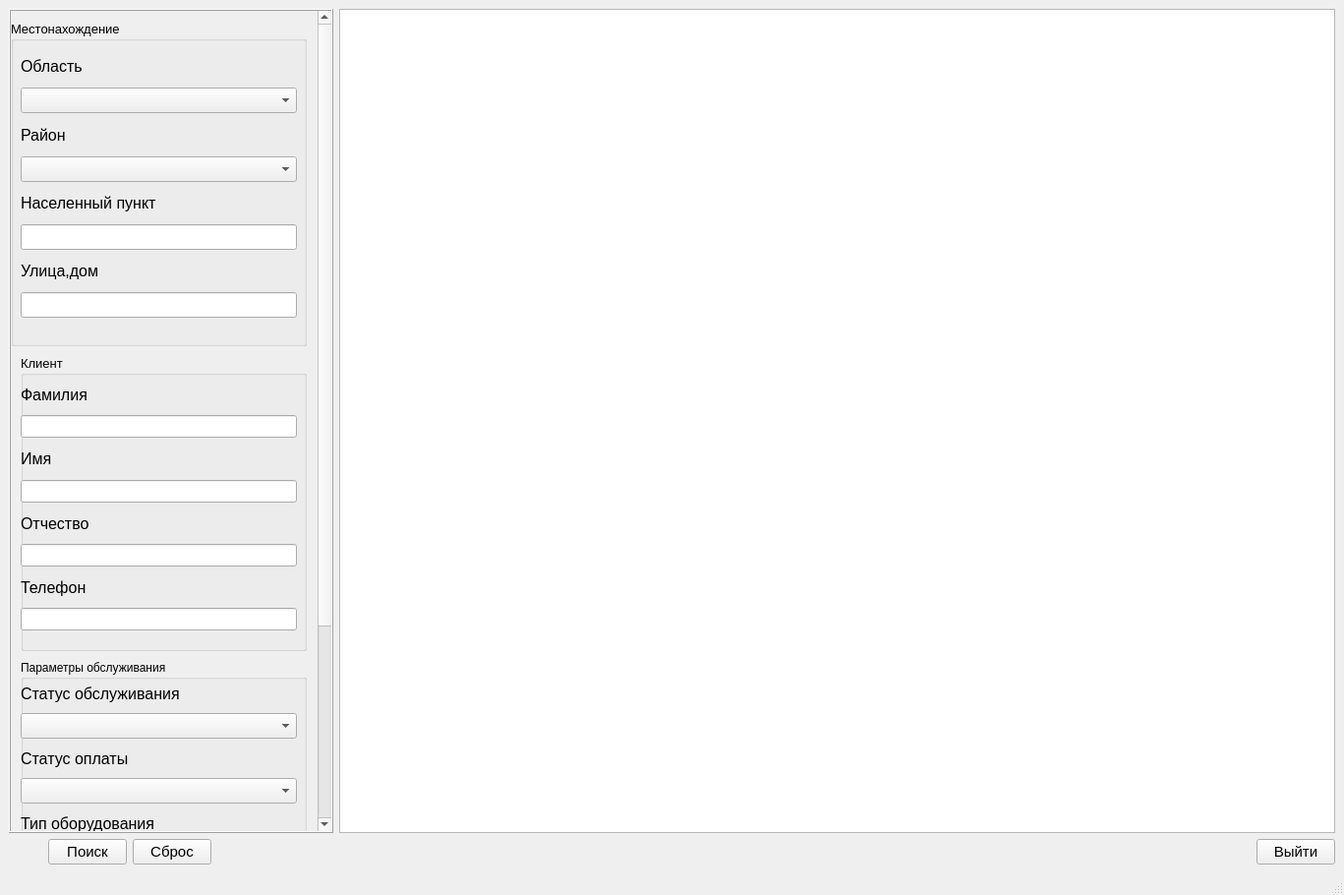
<?xml version="1.0" encoding="UTF-8"?>
<ui version="4.0">
 <class>service</class>
 <widget class="QMainWindow" name="service">
  <property name="geometry">
   <rect>
    <x>0</x>
    <y>0</y>
    <width>1367</width>
    <height>910</height>
   </rect>
  </property>
  <property name="windowTitle">
   <string>Обслуживание клиентов</string>
  </property>
  <widget class="QWidget" name="centralwidget">
   <layout class="QVBoxLayout" name="verticalLayout_5">
    <item>
     <layout class="QHBoxLayout" name="horizontalLayout_3">
      <item>
       <layout class="QVBoxLayout" name="verticalLayout_4">
        <item>
         <widget class="QScrollArea" name="scrollArea_2">
          <property name="sizePolicy">
           <sizepolicy hsizetype="Fixed" vsizetype="Expanding">
            <horstretch>0</horstretch>
            <verstretch>0</verstretch>
           </sizepolicy>
          </property>
          <property name="minimumSize">
           <size>
            <width>330</width>
            <height>0</height>
           </size>
          </property>
          <property name="frameShape">
           <enum>QFrame::Box</enum>
          </property>
          <property name="frameShadow">
           <enum>QFrame::Raised</enum>
          </property>
          <property name="verticalScrollBarPolicy">
           <enum>Qt::ScrollBarAsNeeded</enum>
          </property>
          <property name="horizontalScrollBarPolicy">
           <enum>Qt::ScrollBarAsNeeded</enum>
          </property>
          <widget class="QWidget" name="scrollAreaWidgetContents_2">
           <property name="geometry">
            <rect>
             <x>0</x>
             <y>-313</y>
             <width>305</width>
             <height>1100</height>
            </rect>
           </property>
           <widget class="QGroupBox" name="locationGroupBox">
            <property name="geometry">
             <rect>
              <x>0</x>
              <y>10</y>
              <width>301</width>
              <height>331</height>
             </rect>
            </property>
            <property name="font">
             <font>
              <pointsize>10</pointsize>
             </font>
            </property>
            <property name="title">
             <string>Местонахождение</string>
            </property>
            <widget class="QWidget" name="layoutWidget_2">
             <property name="geometry">
              <rect>
               <x>10</x>
               <y>31</y>
               <width>281</width>
               <height>271</height>
              </rect>
             </property>
             <layout class="QVBoxLayout" name="verticalLayout">
              <item>
               <widget class="QLabel" name="regionLabel">
                <property name="font">
                 <font>
                  <pointsize>12</pointsize>
                 </font>
                </property>
                <property name="text">
                 <string>Область</string>
                </property>
               </widget>
              </item>
              <item>
               <widget class="QComboBox" name="regionCombo">
                <property name="font">
                 <font>
                  <pointsize>11</pointsize>
                 </font>
                </property>
               </widget>
              </item>
              <item>
               <widget class="QLabel" name="districtLabel">
                <property name="font">
                 <font>
                  <pointsize>12</pointsize>
                 </font>
                </property>
                <property name="text">
                 <string>Район</string>
                </property>
               </widget>
              </item>
              <item>
               <widget class="QComboBox" name="districtCombo">
                <property name="font">
                 <font>
                  <pointsize>11</pointsize>
                 </font>
                </property>
               </widget>
              </item>
              <item>
               <widget class="QLabel" name="localityLabel">
                <property name="font">
                 <font>
                  <pointsize>12</pointsize>
                 </font>
                </property>
                <property name="text">
                 <string>Населенный пункт</string>
                </property>
               </widget>
              </item>
              <item>
               <widget class="QLineEdit" name="localityLineEdit">
                <property name="font">
                 <font>
                  <pointsize>11</pointsize>
                 </font>
                </property>
               </widget>
              </item>
              <item>
               <widget class="QLabel" name="streetLabel">
                <property name="font">
                 <font>
                  <pointsize>12</pointsize>
                 </font>
                </property>
                <property name="text">
                 <string>Улица,дом</string>
                </property>
               </widget>
              </item>
              <item>
               <widget class="QLineEdit" name="streetLineEdit">
                <property name="font">
                 <font>
                  <pointsize>11</pointsize>
                 </font>
                </property>
               </widget>
              </item>
             </layout>
            </widget>
           </widget>
           <widget class="QGroupBox" name="clientGroupBox">
            <property name="geometry">
             <rect>
              <x>10</x>
              <y>350</y>
              <width>291</width>
              <height>301</height>
             </rect>
            </property>
            <property name="font">
             <font>
              <pointsize>10</pointsize>
             </font>
            </property>
            <property name="title">
             <string>Клиент</string>
            </property>
            <widget class="QWidget" name="layoutWidget">
             <property name="geometry">
              <rect>
               <x>0</x>
               <y>25</y>
               <width>281</width>
               <height>255</height>
              </rect>
             </property>
             <layout class="QVBoxLayout" name="verticalLayout_2">
              <item>
               <widget class="QLabel" name="surnameLabel">
                <property name="font">
                 <font>
                  <pointsize>12</pointsize>
                 </font>
                </property>
                <property name="text">
                 <string>Фамилия</string>
                </property>
               </widget>
              </item>
              <item>
               <widget class="QLineEdit" name="surnameLineEdit"/>
              </item>
              <item>
               <widget class="QLabel" name="nameLabel">
                <property name="font">
                 <font>
                  <pointsize>12</pointsize>
                 </font>
                </property>
                <property name="text">
                 <string>Имя</string>
                </property>
               </widget>
              </item>
              <item>
               <widget class="QLineEdit" name="nameLineEdit"/>
              </item>
              <item>
               <widget class="QLabel" name="patronymicLabel">
                <property name="font">
                 <font>
                  <pointsize>12</pointsize>
                 </font>
                </property>
                <property name="text">
                 <string>Отчество</string>
                </property>
               </widget>
              </item>
              <item>
               <widget class="QLineEdit" name="patronymicLineEdit"/>
              </item>
              <item>
               <widget class="QLabel" name="phoneLabel">
                <property name="font">
                 <font>
                  <pointsize>12</pointsize>
                 </font>
                </property>
                <property name="text">
                 <string>Телефон</string>
                </property>
               </widget>
              </item>
              <item>
               <widget class="QLineEdit" name="phoneLineEdit"/>
              </item>
             </layout>
            </widget>
           </widget>
           <widget class="QGroupBox" name="groupBox">
            <property name="geometry">
             <rect>
              <x>10</x>
              <y>660</y>
              <width>291</width>
              <height>421</height>
             </rect>
            </property>
            <property name="title">
             <string>Параметры обслуживания</string>
            </property>
            <widget class="QWidget" name="verticalLayoutWidget">
             <property name="geometry">
              <rect>
               <x>0</x>
               <y>20</y>
               <width>281</width>
               <height>391</height>
              </rect>
             </property>
             <layout class="QVBoxLayout" name="verticalLayout_3">
              <item>
               <widget class="QLabel" name="surnameLabel_2">
                <property name="font">
                 <font>
                  <pointsize>12</pointsize>
                 </font>
                </property>
                <property name="text">
                 <string>Статус обслуживания</string>
                </property>
               </widget>
              </item>
              <item>
               <widget class="QComboBox" name="stateServiceCombo">
                <property name="font">
                 <font>
                  <pointsize>11</pointsize>
                 </font>
                </property>
               </widget>
              </item>
              <item>
               <widget class="QLabel" name="label_3">
                <property name="font">
                 <font>
                  <pointsize>12</pointsize>
                 </font>
                </property>
                <property name="text">
                 <string>Статус оплаты</string>
                </property>
               </widget>
              </item>
              <item>
               <widget class="QComboBox" name="statePaymentCombo">
                <property name="font">
                 <font>
                  <pointsize>11</pointsize>
                 </font>
                </property>
               </widget>
              </item>
              <item>
               <widget class="QLabel" name="label_4">
                <property name="font">
                 <font>
                  <pointsize>12</pointsize>
                 </font>
                </property>
                <property name="text">
                 <string>Тип оборудования</string>
                </property>
               </widget>
              </item>
              <item>
               <widget class="QComboBox" name="typePumpCombo">
                <property name="font">
                 <font>
                  <pointsize>11</pointsize>
                 </font>
                </property>
               </widget>
              </item>
              <item>
               <widget class="QLabel" name="label_5">
                <property name="font">
                 <font>
                  <pointsize>12</pointsize>
                 </font>
                </property>
                <property name="text">
                 <string>Насос</string>
                </property>
               </widget>
              </item>
              <item>
               <widget class="QComboBox" name="statePumpCombo">
                <property name="font">
                 <font>
                  <pointsize>11</pointsize>
                 </font>
                </property>
               </widget>
              </item>
              <item>
               <widget class="QLabel" name="label">
                <property name="font">
                 <font>
                  <pointsize>12</pointsize>
                 </font>
                </property>
                <property name="text">
                 <string>Расположение насоса</string>
                </property>
               </widget>
              </item>
              <item>
               <widget class="QComboBox" name="locationePumpCombo">
                <property name="font">
                 <font>
                  <pointsize>11</pointsize>
                 </font>
                </property>
               </widget>
              </item>
              <item>
               <widget class="QLabel" name="label_2">
                <property name="font">
                 <font>
                  <pointsize>12</pointsize>
                 </font>
                </property>
                <property name="text">
                 <string>Сезонность</string>
                </property>
               </widget>
              </item>
              <item>
               <widget class="QComboBox" name="seasonaCombo">
                <property name="font">
                 <font>
                  <pointsize>11</pointsize>
                 </font>
                </property>
               </widget>
              </item>
             </layout>
            </widget>
           </widget>
          </widget>
         </widget>
        </item>
       </layout>
      </item>
      <item>
       <widget class="QTableView" name="tableView"/>
      </item>
     </layout>
    </item>
    <item>
     <layout class="QHBoxLayout" name="horizontalLayout_2">
      <item>
       <layout class="QHBoxLayout" name="horizontalLayout">
        <item>
         <spacer name="horizontalSpacer">
          <property name="orientation">
           <enum>Qt::Horizontal</enum>
          </property>
          <property name="sizeType">
           <enum>QSizePolicy::Fixed</enum>
          </property>
          <property name="sizeHint" stdset="0">
           <size>
            <width>40</width>
            <height>20</height>
           </size>
          </property>
         </spacer>
        </item>
        <item>
         <widget class="QPushButton" name="filterButton">
          <property name="font">
           <font>
            <pointsize>11</pointsize>
           </font>
          </property>
          <property name="text">
           <string>Поиск</string>
          </property>
         </widget>
        </item>
        <item>
         <widget class="QPushButton" name="clearFilterButton">
          <property name="font">
           <font>
            <pointsize>11</pointsize>
           </font>
          </property>
          <property name="text">
           <string>Сброс</string>
          </property>
         </widget>
        </item>
        <item>
         <spacer name="horizontalSpacer_2">
          <property name="orientation">
           <enum>Qt::Horizontal</enum>
          </property>
          <property name="sizeType">
           <enum>QSizePolicy::Fixed</enum>
          </property>
          <property name="sizeHint" stdset="0">
           <size>
            <width>40</width>
            <height>20</height>
           </size>
          </property>
         </spacer>
        </item>
       </layout>
      </item>
      <item>
       <spacer name="horizontalSpacer_3">
        <property name="orientation">
         <enum>Qt::Horizontal</enum>
        </property>
        <property name="sizeHint" stdset="0">
         <size>
          <width>40</width>
          <height>20</height>
         </size>
        </property>
       </spacer>
      </item>
      <item>
       <widget class="QPushButton" name="pushButton">
        <property name="sizePolicy">
         <sizepolicy hsizetype="Fixed" vsizetype="Fixed">
          <horstretch>0</horstretch>
          <verstretch>0</verstretch>
         </sizepolicy>
        </property>
        <property name="font">
         <font>
          <pointsize>11</pointsize>
         </font>
        </property>
        <property name="text">
         <string>Выйти</string>
        </property>
       </widget>
      </item>
     </layout>
    </item>
   </layout>
  </widget>
  <widget class="QMenuBar" name="menubar">
   <property name="geometry">
    <rect>
     <x>0</x>
     <y>0</y>
     <width>1367</width>
     <height>26</height>
    </rect>
   </property>
  </widget>
  <widget class="QStatusBar" name="statusbar"/>
 </widget>
 <resources/>
 <connections/>
</ui>
